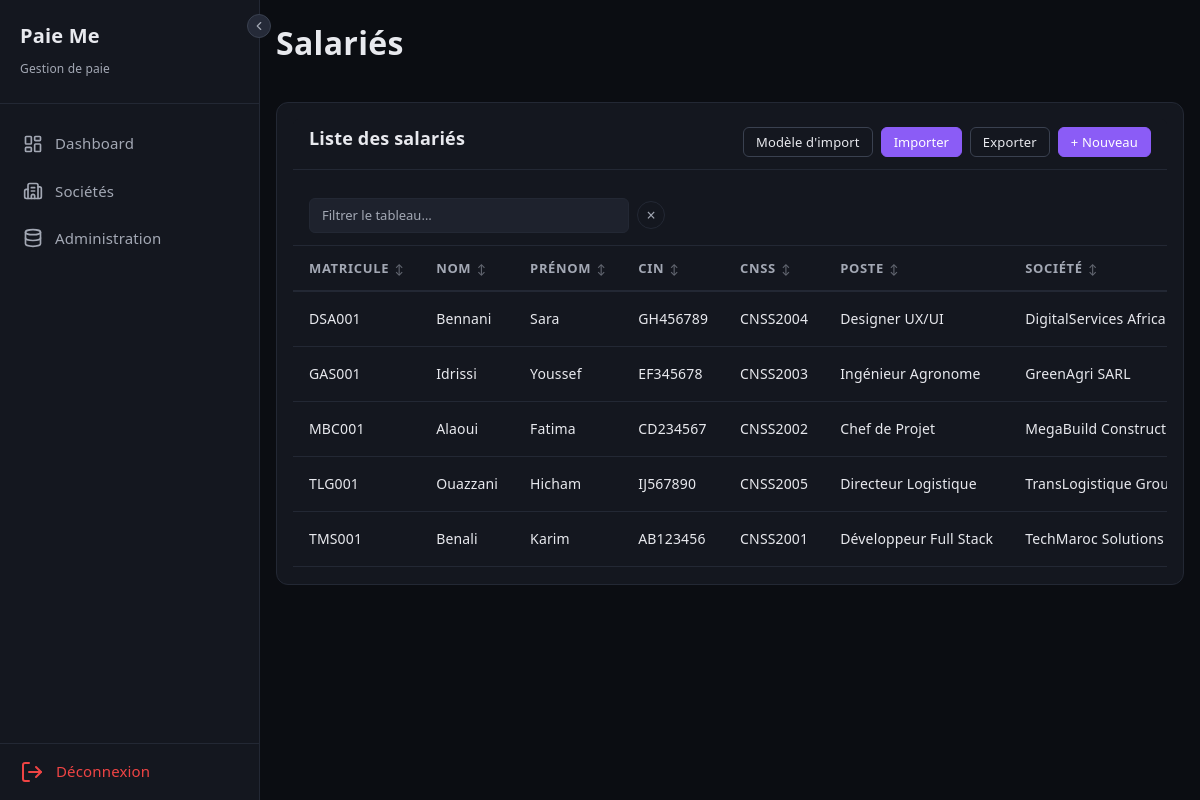
The app's page /salaries (signed in) with its own data.
### tables this page shows
CREATE TABLE IF NOT EXISTS salaries (
    id                  INT UNSIGNED AUTO_INCREMENT PRIMARY KEY,
    societe_id          INT UNSIGNED        NOT NULL,
    service_id          INT UNSIGNED        DEFAULT NULL,
    fonction_id         INT UNSIGNED        DEFAULT NULL,
    matricule           VARCHAR(20)         NOT NULL,
    nom_famille         VARCHAR(100)        NOT NULL,
    prenom              VARCHAR(100)        NOT NULL,
    adresse             TEXT,
    sexe                ENUM('M', 'F')      DEFAULT NULL,
    date_naissance      DATE,
    lieu_naissance      VARCHAR(100)        DEFAULT NULL,
    date_embauche       DATE,
    date_sortie         DATE                DEFAULT NULL,
    cin                 VARCHAR(255),
    cnss                VARCHAR(20),
    situation_familiale ENUM('celibataire', 'marie', 'divorce', 'veuf') NOT NULL DEFAULT 'celibataire',
    nb_enfants          TINYINT UNSIGNED    NOT NULL DEFAULT 0,
    enfants_a_charge    TINYINT UNSIGNED    NOT NULL DEFAULT 0,
    personnes_a_charge  TINYINT UNSIGNED    NOT NULL DEFAULT 0,
    poste               VARCHAR(150),
    type_contrat        ENUM('CDI', 'CDD', 'stage', 'interim', 'anapec', 'tahfiz') NOT NULL DEFAULT 'CDI',
    salaire_base        DECIMAL(10,2)       NOT NULL DEFAULT 0.00,
    type_salaire        ENUM('mensuel', 'horaire', 'journalier') NOT NULL DEFAULT 'mensuel',
    frequence_paiement  ENUM('mensuel', 'quinzaine', 'hebdomadaire') NOT NULL DEFAULT 'mensuel',
    mode_paiement       ENUM('virement', 'cheque', 'especes') NOT NULL DEFAULT 'virement',
    rib                 VARCHAR(255),
    indemnite_transport DECIMAL(10,2)       NOT NULL DEFAULT 500.00,
    indemnite_panier    DECIMAL(10,2)       NOT NULL DEFAULT 780.00,
    indemnite_representation DECIMAL(10,2)  NOT NULL DEFAULT 0.00,
    avantage_logement   DECIMAL(10,2)       NOT NULL DEFAULT 0.00,
    avances_salaire     DECIMAL(10,2)       NOT NULL DEFAULT 0.00,
    mutuelle            DECIMAL(10,2)       NOT NULL DEFAULT 0.00,
    actif               TINYINT(1)          NOT NULL DEFAULT 1,
    created_at          DATETIME            NOT NULL DEFAULT CURRENT_TIMESTAMP,
    updated_at          DATETIME            NOT NULL DEFAULT CURRENT_TIMESTAMP ON UPDATE CURRENT_TIMESTAMP,
    FOREIGN KEY (societe_id) REFERENCES societes(id) ON DELETE CASCADE,
    FOREIGN KEY (service_id) REFERENCES services(id) ON DELETE SET NULL,
    FOREIGN KEY (fonction_id) REFERENCES fonctions(id) ON DELETE SET NULL
);

CREATE TABLE IF NOT EXISTS societes (
    id                  INT UNSIGNED AUTO_INCREMENT PRIMARY KEY,
    user_id             INT UNSIGNED        NOT NULL,
    raison_sociale      VARCHAR(200)        NOT NULL,
    forme_juridique     VARCHAR(20)         NOT NULL,
    ice                 VARCHAR(20)         NOT NULL,
    if_fiscal           VARCHAR(20)         NOT NULL,
    rc                  VARCHAR(20)         NOT NULL,
    tp                  VARCHAR(20)         NOT NULL,
    cnss                VARCHAR(20)         NOT NULL,
    adresse             TEXT,
    ville               VARCHAR(100),
    telephone           VARCHAR(20),
    email               VARCHAR(180),
    site_web            VARCHAR(255),
    banque              VARCHAR(100),
    agence              VARCHAR(100),
    rib                 VARCHAR(255),
    modele_bulletin_id  INT UNSIGNED,
    logo                VARCHAR(255),
    damancom_login      VARCHAR(100),
    damancom_password   VARCHAR(255),
    simpl_login         VARCHAR(100),
    simpl_password      VARCHAR(255),
    cimr_login          VARCHAR(100),
    cimr_password       VARCHAR(255),
    actif               TINYINT(1)          NOT NULL DEFAULT 1,
    created_at          DATETIME            NOT NULL DEFAULT CURRENT_TIMESTAMP,
    updated_at          DATETIME            NOT NULL DEFAULT CURRENT_TIMESTAMP ON UPDATE CURRENT_TIMESTAMP,
    FOREIGN KEY (user_id) REFERENCES users(id) ON DELETE CASCADE
);

### controllers/SalarieController.php (called while the page is built, shortened)
<?php
class SalarieController extends Controller
{
    private PDO $db;
    public function __construct()
    {
        $this->db = Model::db();
    }
    public function index(): void
    {
        $userId = Session::get('user_id');
        $ctx = Session::get('societe_context');
        $sql = "
            SELECT s.*, so.raison_sociale, f.nom as fonction_nom
            FROM salaries s
            JOIN societes so ON s.societe_id = so.id
            LEFT JOIN fonctions f ON s.fonction_id = f.id
            WHERE so.user_id = $userId
        ";
        $sql .= " ORDER BY LENGTH(s.matricule), s.matricule";
        $salaries = $this->db->query($sql)->fetchAll();
        $this->render('salaries/index.php', [
            'title'    => 'Salariés',
            'salaries' => $salaries,
            'ctx'      => $ctx,
        ]);
    }
    protected function render(string $view, array $data = []): void
    {
        extract($data);
        require __DIR__ . '/../views/' . $view;
        require __DIR__ . '/../views/layout.php';
    }
}

### index.php (called while the page is built, shortened)
<?php
$method = $_SERVER['REQUEST_METHOD'];
$uri    = $_SERVER['REQUEST_URI'];
Router::dispatch($method, $uri);

### Core/Model.php (called while the page is built, shortened)
<?php
abstract class Model
{
    protected static PDO|null $db = null;
    public static function db(): PDO
    {
        if (self::$db === null) {
            $config = require __DIR__ . '/../config/database.php';
            $dsn = "mysql:host={$config['host']};port={$config['port']};dbname={$config['dbname']};charset={$config['charset']}";
            self::$db = new PDO($dsn, $config['username'], $config['password'], [
                PDO::ATTR_ERRMODE            => PDO::ERRMODE_EXCEPTION,
                PDO::ATTR_DEFAULT_FETCH_MODE => PDO::FETCH_ASSOC,
                PDO::ATTR_EMULATE_PREPARES   => false,
            ]);
        }
        return self::$db;
    }
}

### Core/Session.php (called while the page is built, shortened)
<?php
class Session
{
    public static function get(string $key, mixed $default = null): mixed
    {
        return $_SESSION[$key] ?? $default;
    }
}

### views/salaries/index.php (the view, shortened to what this page needs)
<div class="card">
    <div class="card-header">
        <h3>Liste des salariés</h3>
        <div style="display:flex; align-items:center; gap:0.5rem; flex-wrap:wrap;">
            <?php include __DIR__ . '/_import_ui.php'; ?>
            <a href="/paie-me/salaries/create" class="btn btn-primary btn-sm">+ Nouveau</a>
        </div>
    </div>
    <?php if (empty($salaries)): ?>
        <div class="empty-state">
            <p>Aucun salarié enregistré.</p>
            <a href="/paie-me/salaries/create" class="btn btn-primary">Ajouter un salarié</a>
        </div>
    <?php else: ?>
        <div class="table-wrapper">
            <table>
                <thead>
                    <tr>
                        <th>Matricule</th>
                        <th>Nom</th>
                        <th>Prénom</th>
                        <th>CIN</th>
                        <th>CNSS</th>
                        <th>Poste</th>
                        <?php if (empty($ctx)): ?><th>Société</th><?php endif; ?>
                    </tr>
                </thead>
                <tbody>
                    <?php foreach ($salaries as $s): ?>
                    <tr>
                        <td><?= htmlspecialchars($s['matricule']) ?></td>
                        <td><?= htmlspecialchars($s['nom_famille']) ?></td>
                        <td><?= htmlspecialchars($s['prenom']) ?></td>
                        <td><?= htmlspecialchars($s['cin']) ?></td>
                        <td><?= htmlspecialchars($s['cnss']) ?></td>
                        <td><?= htmlspecialchars($s['fonction_nom'] ?? $s['poste']) ?></td>
                        <?php if (empty($ctx)): ?><td><?= htmlspecialchars($s['raison_sociale']) ?></td><?php endif; ?>
                    </tr>
                    <?php endforeach; ?>
                </tbody>
            </table>
        </div>
    <?php endif; ?>
</div>

### Core/Router.php (shortened to what this page needs)
<?php
class Router
{
    private static array $routes = [];
    public static function get(string $uri, array $action): void
    {
        self::$routes['GET'][] = ['uri' => $uri, 'action' => $action];
    }
    public static function post(string $uri, array $action): void
    {
        self::$routes['POST'][] = ['uri' => $uri, 'action' => $action];
    }
    public static function dispatch(string $method, string $uri): void
    {
        $uri = parse_url($uri, PHP_URL_PATH);
        $uri = preg_replace('#^/paie-me#', '', $uri);
        $uri = trim($uri, '/');
        foreach (self::$routes[$method] ?? [] as $route) {
            $pattern = preg_replace('/\{(\w+)\}/', '(?P<$1>[^/]+)', $route['uri']);
            $pattern = '#^' . trim($pattern, '/') . '$#';
            if (preg_match($pattern, $uri, $matches)) {
                [$controller, $methodName] = $route['action'];
                $params = array_filter($matches, 'is_string', ARRAY_FILTER_USE_KEY);
                $instance = new $controller();
                call_user_func_array([$instance, $methodName], $params);
                return;
            }
        }
    }
}

### assets/css/style.css (style rules this page uses)
:root { --bg-primary: #0b0d12; --bg-surface: #14171f; --bg-hover: #1e222d; --bg-elevated: #252a38; --accent: #8b5cf6; --accent-hover: #a78bfa; --accent-60: rgba(139,92,246,0.18); --accent-70: rgba(139,92,246,0.30); --text: #e8e9ee; --text-muted: #a3a8b4; --secondary: #6B7280; --tertiary: #A78BFA; --border: #232834; --border-strong: #3a4150; --danger: #ef4444; --success: #22c55e; --warning: #f59e0b; --on-primary: #0b0d12; --on-accent: #ffffff; color-scheme: dark !important; }
* { margin: 0; padding: 0; box-sizing: border-box; color-scheme: dark !important; }
body { font-family: system-ui, -apple-system, 'Segoe UI', sans-serif; background: var(--bg-primary); color: var(--text); min-height: 100vh; font-weight: 400; font-size: 0.9375rem; line-height: 1.55; letter-spacing: 0.01em; }
h1, h2, h3, h4, h5, h6 { font-weight: 800; letter-spacing: 0.01em; }
a { color: var(--accent); text-decoration: none; }
.btn { display: inline-flex; align-items: center; gap: 0.5rem; padding: 0.5rem 1rem; border: none; border-radius: 6px; font-size: 0.875rem; font-weight: 500; cursor: pointer; transition: all 0.2s; text-decoration: none; height: 36px; }
.btn-primary { background: var(--accent); color: #fff; border: 1px solid var(--accent); }
.btn-sm { padding: 0.375rem 0.75rem; font-size: 0.8125rem; height: 30px; }
.card { background: var(--bg-surface); border: 1px solid var(--border); border-radius: 12px; padding: 1rem; margin-bottom: 1.5rem; color: var(--text); }
.card-header { display: flex; justify-content: space-between; align-items: center; margin-bottom: 1rem; padding-bottom: 0.75rem; border-bottom: 1px solid var(--border); }
.card-header h3 { font-size: 1.125rem; font-weight: 800; }
.table-wrapper { overflow-x: auto; padding-bottom: 1px; }
table { width: 100%; border-collapse: collapse; background: var(--bg-surface); }
table thead th { text-align: left; padding: 0.75rem 1rem; font-size: 0.8125rem; font-weight: 600; color: var(--text-muted); text-transform: uppercase; letter-spacing: 0.05em; border-bottom: 2px solid var(--border); }
table tbody td { padding: 0.75rem 1rem; border-bottom: 1px solid var(--border); font-size: 0.875rem; color: var(--text); white-space: nowrap; }
table thead th.sortable { cursor: pointer; user-select: none; white-space: nowrap; }

### records on screen
salaries: matricule "DSA001", nom_famille "Bennani", prenom "Sara", cin "GH456789", cnss "CNSS2004", poste "Designer UX/UI", societe.raison_sociale "DigitalServices Africa"
salaries: matricule "GAS001", nom_famille "Idrissi", prenom "Youssef", cin "EF345678", cnss "CNSS2003", poste "Ingénieur Agronome", societe.raison_sociale "GreenAgri SARL"
salaries: matricule "MBC001", nom_famille "Alaoui", prenom "Fatima", cin "CD234567", cnss "CNSS2002", poste "Chef de Projet", societe.raison_sociale "MegaBuild…"
salaries: matricule "TLG001", nom_famille "Ouazzani", prenom "Hicham", cin "IJ567890", cnss "CNSS2005", poste "Directeur Logistique", societe.raison_sociale "TransLogistique…"
salaries: matricule "TMS001", nom_famille "Benali", prenom "Karim", cin "AB123456", cnss "CNSS2001", poste "Développeur Full Stack", societe.raison_sociale "TechMaroc Solutions"
